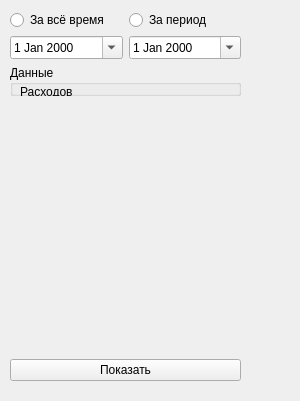
<?xml version="1.0" encoding="UTF-8"?>
<ui version="4.0">
 <class>SummaryWidget</class>
 <widget class="QWidget" name="SummaryWidget">
  <property name="geometry">
   <rect>
    <x>0</x>
    <y>0</y>
    <width>300</width>
    <height>401</height>
   </rect>
  </property>
  <property name="windowTitle">
   <string>Form</string>
  </property>
  <widget class="QWidget" name="layoutWidget">
   <property name="geometry">
    <rect>
     <x>10</x>
     <y>10</y>
     <width>231</width>
     <height>371</height>
    </rect>
   </property>
   <layout class="QVBoxLayout" name="verticalLayout">
    <item>
     <layout class="QHBoxLayout" name="horizontalLayout_2">
      <item>
       <widget class="QRadioButton" name="rbAllTime">
        <property name="text">
         <string>За всё время</string>
        </property>
       </widget>
      </item>
      <item>
       <widget class="QRadioButton" name="rbPeriod">
        <property name="text">
         <string>За период</string>
        </property>
       </widget>
      </item>
     </layout>
    </item>
    <item>
     <layout class="QHBoxLayout" name="horizontalLayout">
      <item>
       <widget class="QDateEdit" name="deFrom">
        <property name="calendarPopup">
         <bool>true</bool>
        </property>
       </widget>
      </item>
      <item>
       <widget class="QDateEdit" name="deTo">
        <property name="calendarPopup">
         <bool>true</bool>
        </property>
       </widget>
      </item>
     </layout>
    </item>
    <item>
     <widget class="QGroupBox" name="groupBox">
      <property name="title">
       <string>Данные</string>
      </property>
      <widget class="QWidget" name="layoutWidget">
       <property name="geometry">
        <rect>
         <x>10</x>
         <y>20</y>
         <width>261</width>
         <height>61</height>
        </rect>
       </property>
       <layout class="QFormLayout" name="formLayout">
        <item row="0" column="0">
         <widget class="QLabel" name="labelOut">
          <property name="text">
           <string>Расходов</string>
          </property>
         </widget>
        </item>
        <item row="0" column="1">
         <widget class="QLabel" name="labelOutData">
          <property name="text">
           <string/>
          </property>
         </widget>
        </item>
        <item row="1" column="0">
         <widget class="QLabel" name="labelIn">
          <property name="text">
           <string>Приходы</string>
          </property>
         </widget>
        </item>
        <item row="1" column="1">
         <widget class="QLabel" name="labelInData">
          <property name="text">
           <string/>
          </property>
         </widget>
        </item>
        <item row="2" column="0">
         <widget class="QLabel" name="labelSaved">
          <property name="text">
           <string>Отложено</string>
          </property>
         </widget>
        </item>
        <item row="2" column="1">
         <widget class="QLabel" name="labelSavedData">
          <property name="text">
           <string/>
          </property>
         </widget>
        </item>
       </layout>
      </widget>
     </widget>
    </item>
    <item>
     <spacer name="verticalSpacer">
      <property name="orientation">
       <enum>Qt::Vertical</enum>
      </property>
      <property name="sizeHint" stdset="0">
       <size>
        <width>20</width>
        <height>40</height>
       </size>
      </property>
     </spacer>
    </item>
    <item>
     <widget class="QPushButton" name="pushButton">
      <property name="text">
       <string>Показать</string>
      </property>
     </widget>
    </item>
   </layout>
  </widget>
 </widget>
 <resources/>
 <connections/>
</ui>
